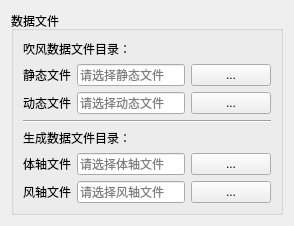
     <widget class="QWidget" name="tabSingleFile">
      <attribute name="title">
       <string>单文件</string>
      </attribute>
      <layout class="QVBoxLayout" name="verticalLayout_3">
       <item>
        <widget class="QGroupBox" name="groupBox_2">
         <property name="title">
          <string>数据文件</string>
         </property>
         <layout class="QVBoxLayout" name="verticalLayout">
          <item>
           <layout class="QGridLayout" name="gridLayout_2">
            <item row="1" column="2">
             <widget class="QLineEdit" name="txtStaticFile">
              <property name="placeholderText">
               <string>请选择静态文件</string>
              </property>
             </widget>
            </item>
            <item row="5" column="1">
             <widget class="QLabel" name="label_13">
              <property name="text">
               <string>体轴文件</string>
              </property>
              <property name="buddy">
               <cstring>txtBodyFile</cstring>
              </property>
             </widget>
            </item>
            <item row="6" column="1">
             <widget class="QLabel" name="label_15">
              <property name="text">
               <string>风轴文件</string>
              </property>
              <property name="buddy">
               <cstring>txtAeroFile</cstring>
              </property>
             </widget>
            </item>
            <item row="1" column="1">
             <widget class="QLabel" name="label_12">
              <property name="text">
               <string>静态文件</string>
              </property>
              <property name="buddy">
               <cstring>txtStaticFile</cstring>
              </property>
             </widget>
            </item>
            <item row="2" column="1">
             <widget class="QLabel" name="label_14">
              <property name="text">
               <string>动态文件</string>
              </property>
              <property name="buddy">
               <cstring>txtDynamicFile</cstring>
              </property>
             </widget>
            </item>
            <item row="0" column="1" colspan="3">
             <widget class="QLabel" name="label_16">
              <property name="text">
               <string>吹风数据文件目录：</string>
              </property>
             </widget>
            </item>
            <item row="5" column="2">
             <widget class="QLineEdit" name="txtBodyFile">
              <property name="placeholderText">
               <string>请选择体轴文件</string>
              </property>
             </widget>
            </item>
            <item row="3" column="1" colspan="3">
             <widget class="Line" name="line_2">
              <property name="orientation">
               <enum>Qt::Horizontal</enum>
              </property>
             </widget>
            </item>
            <item row="5" column="3">
             <widget class="QPushButton" name="pbtnBodyFile">
              <property name="text">
               <string>...</string>
              </property>
             </widget>
            </item>
            <item row="2" column="3">
             <widget class="QPushButton" name="pbtnDynamicFile">
              <property name="cursor">
               <cursorShape>ArrowCursor</cursorShape>
              </property>
              <property name="text">
               <string>...</string>
              </property>
             </widget>
            </item>
            <item row="6" column="2">
             <widget class="QLineEdit" name="txtAeroFile">
              <property name="placeholderText">
               <string>请选择风轴文件</string>
              </property>
             </widget>
            </item>
            <item row="1" column="3">
             <widget class="QPushButton" name="pbtnStaticFile">
              <property name="cursor">
               <cursorShape>ArrowCursor</cursorShape>
              </property>
              <property name="text">
               <string>...</string>
              </property>
             </widget>
            </item>
            <item row="2" column="2">
             <widget class="QLineEdit" name="txtDynamicFile">
              <property name="placeholderText">
               <string>请选择动态文件</string>
              </property>
             </widget>
            </item>
            <item row="6" column="3">
             <widget class="QPushButton" name="pbtnAeroFile">
              <property name="text">
               <string>...</string>
              </property>
             </widget>
            </item>
            <item row="4" column="1" colspan="3">
             <widget class="QLabel" name="label_17">
              <property name="text">
               <string>生成数据文件目录：</string>
              </property>
             </widget>
            </item>
           </layout>
          </item>
         </layout>
        </widget>
       </item>
      </layout>
     </widget>
